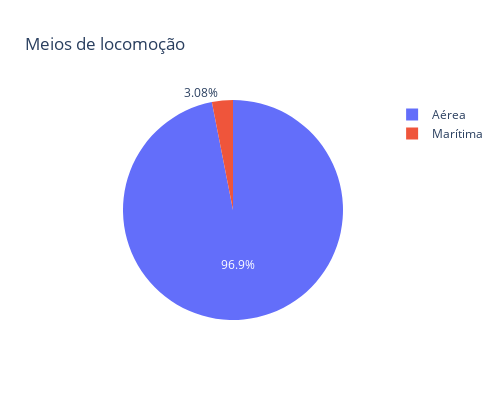

The cell this chart's notebook holds for it:
### Markdown cell above
# Considerações levadas por esse gráfico:

• Recebemos muitos turistas pelas vias aéreas.

### Code cell
total_maritima = df['Marítima'].sum()
total_aerea = df['Aérea'].sum()

graph = px.pie(df, values=[total_aerea, total_maritima], names=['Aérea', 'Marítima'], title='Meios de locomoção', 
               width=500, height=400)
graph.show()

### Figure 1 — Plotly figure (JSON) as saved in the notebook; plotly's stock layout.template omitted (floating-point values rounded to 4 significant figures)
{"data": [{"domain": {"x": [0, 1], "y": [0, 1]}, "hovertemplate": "label=%{label}<br>value=%{value}<extra></extra>", "labels": ["Aérea", "Marítima"], "legendgroup": "", "name": "", "showlegend": true, "type": "pie", "values": [15504655, 492812]}], "layout": {"height": 400, "legend": {"tracegroupgap": 0}, "title": {"text": "Meios de locomoção"}, "width": 500}}
